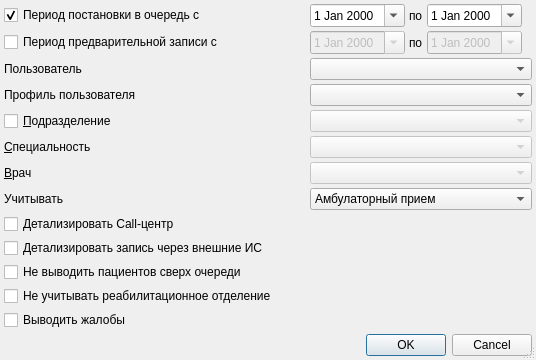
<?xml version="1.0" encoding="UTF-8"?>
<ui version="4.0">
 <class>JournalBeforeRecordDialog</class>
 <widget class="QDialog" name="JournalBeforeRecordDialog">
  <property name="windowModality">
   <enum>Qt::ApplicationModal</enum>
  </property>
  <property name="geometry">
   <rect>
    <x>0</x>
    <y>0</y>
    <width>536</width>
    <height>354</height>
   </rect>
  </property>
  <property name="windowTitle">
   <string>Журнал предварительной записи</string>
  </property>
  <property name="sizeGripEnabled">
   <bool>true</bool>
  </property>
  <layout class="QGridLayout" name="gridLayout">
   <property name="margin">
    <number>4</number>
   </property>
   <property name="spacing">
    <number>4</number>
   </property>
   <item row="13" column="0">
    <widget class="QCheckBox" name="chkIgnoreRehabilitation">
     <property name="text">
      <string>Не учитывать реабилитационное отделение</string>
     </property>
    </widget>
   </item>
   <item row="10" column="0" colspan="8">
    <widget class="QCheckBox" name="chkDetailCallCentr">
     <property name="enabled">
      <bool>true</bool>
     </property>
     <property name="text">
      <string>Детализировать Call-центр</string>
     </property>
    </widget>
   </item>
   <item row="0" column="0" colspan="3">
    <widget class="QCheckBox" name="chkPeriodRecord">
     <property name="text">
      <string>Период постановки в очередь с</string>
     </property>
     <property name="checked">
      <bool>true</bool>
     </property>
    </widget>
   </item>
   <item row="4" column="0" colspan="3">
    <widget class="QLabel" name="lblUserProfile">
     <property name="text">
      <string>Профиль пользователя</string>
     </property>
    </widget>
   </item>
   <item row="7" column="3" colspan="5">
    <widget class="CPersonComboBoxEx" name="cmbPerson">
     <property name="enabled">
      <bool>false</bool>
     </property>
    </widget>
   </item>
   <item row="16" column="0" colspan="8">
    <widget class="QDialogButtonBox" name="buttonBox">
     <property name="orientation">
      <enum>Qt::Horizontal</enum>
     </property>
     <property name="standardButtons">
      <set>QDialogButtonBox::Cancel|QDialogButtonBox::Ok</set>
     </property>
    </widget>
   </item>
   <item row="1" column="3">
    <widget class="CDateEdit" name="edtBegDateRecord">
     <property name="enabled">
      <bool>false</bool>
     </property>
     <property name="calendarPopup">
      <bool>true</bool>
     </property>
    </widget>
   </item>
   <item row="0" column="5">
    <widget class="CDateEdit" name="edtEndDate">
     <property name="calendarPopup">
      <bool>true</bool>
     </property>
    </widget>
   </item>
   <item row="0" column="7">
    <spacer>
     <property name="orientation">
      <enum>Qt::Horizontal</enum>
     </property>
     <property name="sizeHint" stdset="0">
      <size>
       <width>101</width>
       <height>20</height>
      </size>
     </property>
    </spacer>
   </item>
   <item row="1" column="7">
    <spacer>
     <property name="orientation">
      <enum>Qt::Horizontal</enum>
     </property>
     <property name="sizeHint" stdset="0">
      <size>
       <width>101</width>
       <height>20</height>
      </size>
     </property>
    </spacer>
   </item>
   <item row="6" column="0" colspan="3">
    <widget class="QLabel" name="lblSpeciality">
     <property name="text">
      <string>&amp;Специальность</string>
     </property>
     <property name="buddy">
      <cstring>cmbSpeciality</cstring>
     </property>
    </widget>
   </item>
   <item row="5" column="0" colspan="3">
    <widget class="QCheckBox" name="chkOrgStructure">
     <property name="text">
      <string>&amp;Подразделение</string>
     </property>
    </widget>
   </item>
   <item row="9" column="3" colspan="5">
    <widget class="QComboBox" name="cmbQueueType">
     <item>
      <property name="text">
       <string>Амбулаторный прием</string>
      </property>
     </item>
     <item>
      <property name="text">
       <string>Вызовы</string>
      </property>
     </item>
    </widget>
   </item>
   <item row="3" column="3" colspan="5">
    <widget class="CPersonComboBoxEx" name="cmbUserId">
     <property name="enabled">
      <bool>true</bool>
     </property>
    </widget>
   </item>
   <item row="5" column="3" colspan="5">
    <widget class="COrgStructureComboBox" name="cmbOrgStructure">
     <property name="enabled">
      <bool>false</bool>
     </property>
    </widget>
   </item>
   <item row="7" column="0" colspan="3">
    <widget class="QLabel" name="lblPerson">
     <property name="text">
      <string>&amp;Врач</string>
     </property>
     <property name="buddy">
      <cstring>cmbPerson</cstring>
     </property>
    </widget>
   </item>
   <item row="12" column="0" colspan="3">
    <widget class="QCheckBox" name="chkShowWithoutOverTime">
     <property name="text">
      <string>Не выводить пациентов сверх очереди</string>
     </property>
    </widget>
   </item>
   <item row="9" column="0" colspan="3">
    <widget class="QLabel" name="lblQueueType">
     <property name="text">
      <string>Учитывать</string>
     </property>
    </widget>
   </item>
   <item row="3" column="0" colspan="3">
    <widget class="QLabel" name="lblUserId">
     <property name="text">
      <string>Пользователь</string>
     </property>
    </widget>
   </item>
   <item row="1" column="0" colspan="3">
    <widget class="QCheckBox" name="chkPeriodBeforeRecord">
     <property name="text">
      <string>Период предварительной записи с</string>
     </property>
    </widget>
   </item>
   <item row="0" column="3">
    <widget class="CDateEdit" name="edtBegDate">
     <property name="calendarPopup">
      <bool>true</bool>
     </property>
    </widget>
   </item>
   <item row="0" column="4">
    <widget class="QLabel" name="lblEndDate">
     <property name="text">
      <string>по</string>
     </property>
     <property name="buddy">
      <cstring>edtEndDate</cstring>
     </property>
    </widget>
   </item>
   <item row="1" column="4">
    <widget class="QLabel" name="label_2">
     <property name="text">
      <string>по</string>
     </property>
    </widget>
   </item>
   <item row="1" column="5">
    <widget class="CDateEdit" name="edtEndDateRecord">
     <property name="enabled">
      <bool>false</bool>
     </property>
     <property name="calendarPopup">
      <bool>true</bool>
     </property>
    </widget>
   </item>
   <item row="15" column="2">
    <spacer>
     <property name="orientation">
      <enum>Qt::Vertical</enum>
     </property>
     <property name="sizeHint" stdset="0">
      <size>
       <width>21</width>
       <height>21</height>
      </size>
     </property>
    </spacer>
   </item>
   <item row="4" column="3" colspan="5">
    <widget class="CRBComboBox" name="cmbUserProfile"/>
   </item>
   <item row="6" column="3" colspan="5">
    <widget class="CRBComboBox" name="cmbSpeciality">
     <property name="enabled">
      <bool>false</bool>
     </property>
     <property name="whatsThis">
      <string>&lt;html&gt;&lt;head&gt;&lt;meta name=&quot;qrichtext&quot; content=&quot;1&quot; /&gt;&lt;style type=&quot;text/css&quot;&gt;
p, li { white-space: pre-wrap; }
&lt;/style&gt;&lt;/head&gt;&lt;body style=&quot; font-family:'MS Shell Dlg 2'; font-size:8.25pt; font-weight:400; font-style:normal;&quot;&gt;
&lt;p style=&quot;-qt-paragraph-type:empty; margin-top:0px; margin-bottom:0px; margin-left:0px; margin-right:0px; -qt-block-indent:0; text-indent:0px;&quot;&gt;&lt;/p&gt;&lt;/body&gt;&lt;/html&gt;</string>
     </property>
    </widget>
   </item>
   <item row="14" column="0">
    <widget class="QCheckBox" name="chkShowNotes">
     <property name="text">
      <string>Выводить жалобы</string>
     </property>
    </widget>
   </item>
   <item row="11" column="0">
    <widget class="QCheckBox" name="chkDetailExternalIS">
     <property name="contextMenuPolicy">
      <enum>Qt::NoContextMenu</enum>
     </property>
     <property name="toolTip">
      <string>&lt;html&gt;&lt;head/&gt;&lt;body&gt;&lt;p&gt;В отчёт будут выведены только записи, выполненные через внешние ИС&lt;/p&gt;&lt;/body&gt;&lt;/html&gt;</string>
     </property>
     <property name="text">
      <string>Детализировать запись через внешние ИС</string>
     </property>
    </widget>
   </item>
  </layout>
 </widget>
 <customwidgets>
  <customwidget>
   <class>CDateEdit</class>
   <extends>QDateEdit</extends>
   <header>library/DateEdit</header>
  </customwidget>
  <customwidget>
   <class>CPersonComboBoxEx</class>
   <extends>QComboBox</extends>
   <header>Orgs/PersonComboBoxEx.h</header>
  </customwidget>
  <customwidget>
   <class>CRBComboBox</class>
   <extends>QComboBox</extends>
   <header>library/crbcombobox.h</header>
  </customwidget>
  <customwidget>
   <class>COrgStructureComboBox</class>
   <extends>QComboBox</extends>
   <header>Orgs/OrgStructComboBoxes.h</header>
  </customwidget>
 </customwidgets>
 <tabstops>
  <tabstop>chkPeriodRecord</tabstop>
  <tabstop>edtBegDate</tabstop>
  <tabstop>edtEndDate</tabstop>
  <tabstop>chkPeriodBeforeRecord</tabstop>
  <tabstop>edtBegDateRecord</tabstop>
  <tabstop>edtEndDateRecord</tabstop>
  <tabstop>cmbUserId</tabstop>
  <tabstop>cmbUserProfile</tabstop>
  <tabstop>chkOrgStructure</tabstop>
  <tabstop>cmbOrgStructure</tabstop>
  <tabstop>cmbSpeciality</tabstop>
  <tabstop>cmbPerson</tabstop>
  <tabstop>cmbQueueType</tabstop>
  <tabstop>chkDetailCallCentr</tabstop>
  <tabstop>chkDetailExternalIS</tabstop>
  <tabstop>chkShowWithoutOverTime</tabstop>
  <tabstop>chkIgnoreRehabilitation</tabstop>
  <tabstop>chkShowNotes</tabstop>
  <tabstop>buttonBox</tabstop>
 </tabstops>
 <resources/>
 <connections>
  <connection>
   <sender>buttonBox</sender>
   <signal>accepted()</signal>
   <receiver>JournalBeforeRecordDialog</receiver>
   <slot>accept()</slot>
   <hints>
    <hint type="sourcelabel">
     <x>202</x>
     <y>279</y>
    </hint>
    <hint type="destinationlabel">
     <x>119</x>
     <y>181</y>
    </hint>
   </hints>
  </connection>
  <connection>
   <sender>buttonBox</sender>
   <signal>rejected()</signal>
   <receiver>JournalBeforeRecordDialog</receiver>
   <slot>reject()</slot>
   <hints>
    <hint type="sourcelabel">
     <x>253</x>
     <y>279</y>
    </hint>
    <hint type="destinationlabel">
     <x>316</x>
     <y>181</y>
    </hint>
   </hints>
  </connection>
  <connection>
   <sender>chkOrgStructure</sender>
   <signal>clicked(bool)</signal>
   <receiver>cmbOrgStructure</receiver>
   <slot>setEnabled(bool)</slot>
   <hints>
    <hint type="sourcelabel">
     <x>132</x>
     <y>131</y>
    </hint>
    <hint type="destinationlabel">
     <x>466</x>
     <y>134</y>
    </hint>
   </hints>
  </connection>
  <connection>
   <sender>chkOrgStructure</sender>
   <signal>clicked(bool)</signal>
   <receiver>cmbSpeciality</receiver>
   <slot>setEnabled(bool)</slot>
   <hints>
    <hint type="sourcelabel">
     <x>62</x>
     <y>131</y>
    </hint>
    <hint type="destinationlabel">
     <x>466</x>
     <y>163</y>
    </hint>
   </hints>
  </connection>
  <connection>
   <sender>chkOrgStructure</sender>
   <signal>clicked(bool)</signal>
   <receiver>cmbPerson</receiver>
   <slot>setEnabled(bool)</slot>
   <hints>
    <hint type="sourcelabel">
     <x>33</x>
     <y>131</y>
    </hint>
    <hint type="destinationlabel">
     <x>466</x>
     <y>192</y>
    </hint>
   </hints>
  </connection>
  <connection>
   <sender>chkPeriodRecord</sender>
   <signal>toggled(bool)</signal>
   <receiver>edtBegDate</receiver>
   <slot>setEnabled(bool)</slot>
   <hints>
    <hint type="sourcelabel">
     <x>117</x>
     <y>17</y>
    </hint>
    <hint type="destinationlabel">
     <x>221</x>
     <y>13</y>
    </hint>
   </hints>
  </connection>
  <connection>
   <sender>chkPeriodRecord</sender>
   <signal>toggled(bool)</signal>
   <receiver>edtEndDate</receiver>
   <slot>setEnabled(bool)</slot>
   <hints>
    <hint type="sourcelabel">
     <x>110</x>
     <y>10</y>
    </hint>
    <hint type="destinationlabel">
     <x>312</x>
     <y>12</y>
    </hint>
   </hints>
  </connection>
  <connection>
   <sender>chkPeriodBeforeRecord</sender>
   <signal>toggled(bool)</signal>
   <receiver>edtEndDateRecord</receiver>
   <slot>setEnabled(bool)</slot>
   <hints>
    <hint type="sourcelabel">
     <x>105</x>
     <y>37</y>
    </hint>
    <hint type="destinationlabel">
     <x>334</x>
     <y>39</y>
    </hint>
   </hints>
  </connection>
  <connection>
   <sender>chkPeriodBeforeRecord</sender>
   <signal>toggled(bool)</signal>
   <receiver>edtBegDateRecord</receiver>
   <slot>setEnabled(bool)</slot>
   <hints>
    <hint type="sourcelabel">
     <x>89</x>
     <y>35</y>
    </hint>
    <hint type="destinationlabel">
     <x>215</x>
     <y>37</y>
    </hint>
   </hints>
  </connection>
 </connections>
</ui>
